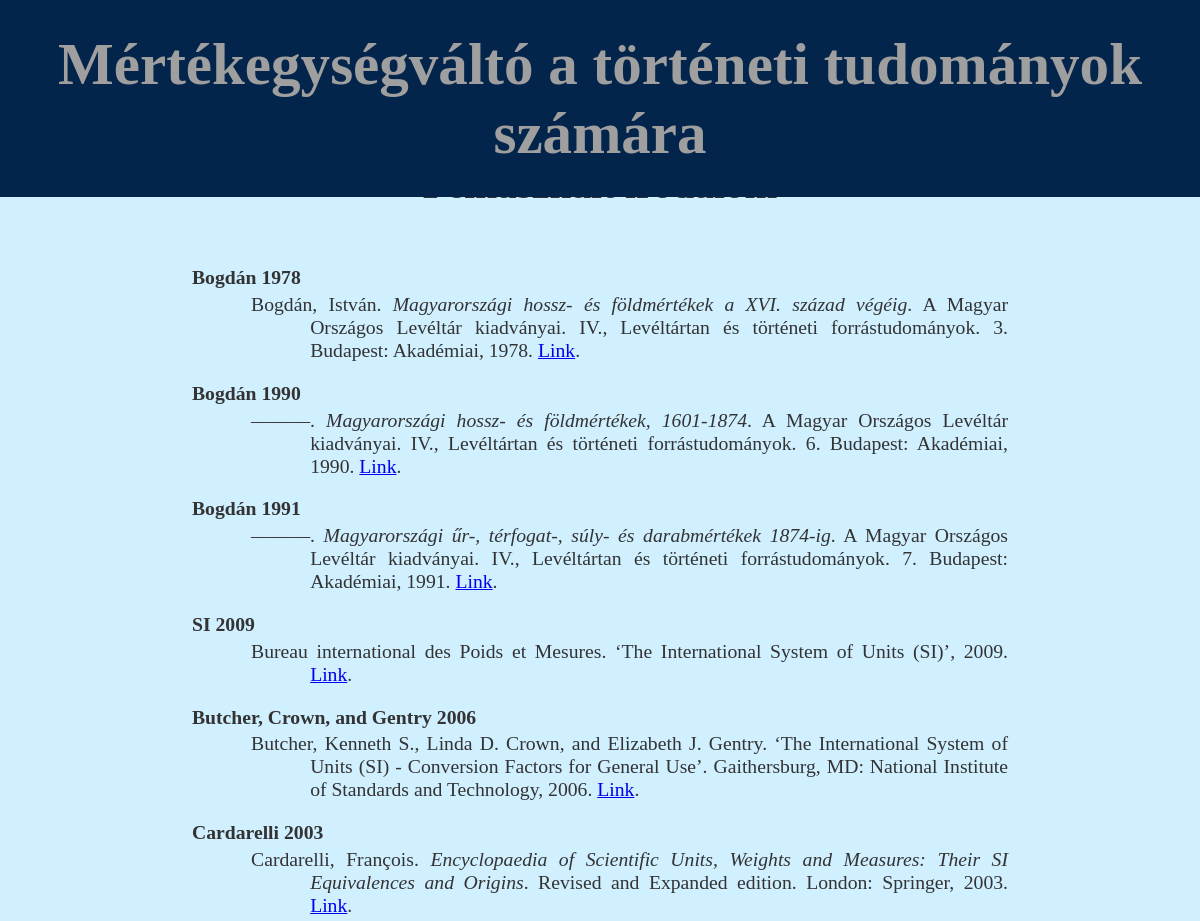
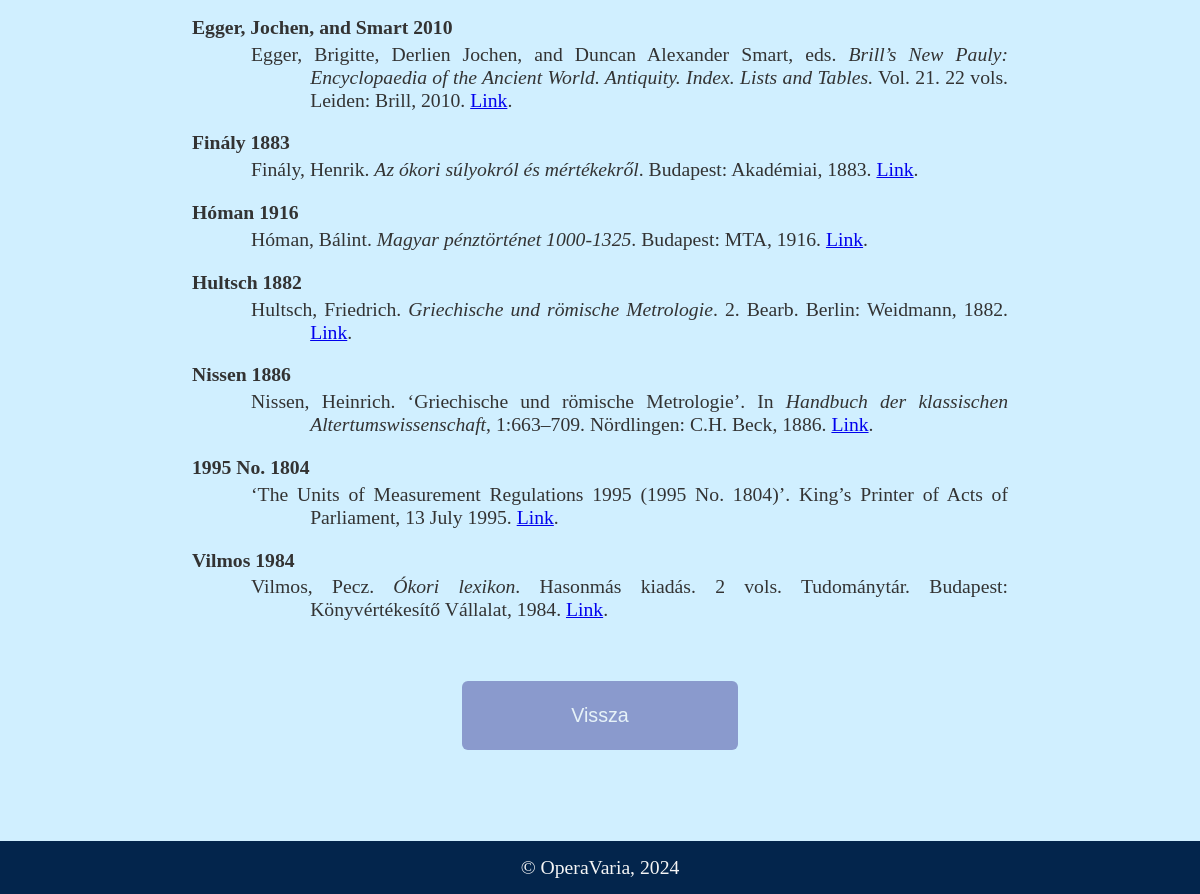
The app's page /about/sources with its own data (2 pictures, top to bottom).
### tables this page shows
CREATE TABLE "source_list" (
	"author_date"	TEXT NOT NULL UNIQUE,
	"bibl_entry"	TEXT NOT NULL,
	"link"	TEXT NOT NULL,
	"html"	TEXT NOT NULL,
	PRIMARY KEY("author_date")
);

### ucw_flask_app.py (the view)
@app.route("/about/sources")
def sources():
    source_dict = source_dict_setup()
    return render_template("sources.html", source_dict=source_dict)

### py_backend/fetch_functions.py (called while the page is built)
def fetch_dict(command, param):
    value_dict = {}
    con = sqlite3.connect("database/unit_database.db")
    cur = con.cursor()
    for key, value in cur.execute(command, param):
        value_dict[key] = value
    con.close()
    return value_dict

### py_backend/setup_functions.py (called while the page is built)
def source_dict_setup():
    command = "SELECT author_date, html FROM source_list"
    param = ()
    source_dict = fetch_dict(command, param)
    return source_dict

### ucw_flask_app.py (called while the page is built)
def get_locale():
    if "locale" in session:
        return session["locale"]
    else:
        return request.accept_languages.best_match(app.config['LANGUAGES'].keys())

### templates/sources.html
{% extends "base.html" %}
{% block body %}
<div class="container horizontal margined">
  <div class="item title">
    <h1>{{ _("Felhasznált irodalom") }}</h1>
  </div>
  <div class="item text">
    <dl>
      {% for author_date, entry in source_dict.items() %}
      <dt>{{author_date}}</dt>
        <dd>{{entry|safe}}</dd>
      {% endfor %}
    </dl>
  </div>
  <div class="item full-wide">
    <button class="normal" onclick="loadPage('/about');">{{ _("Vissza") }}</button>
  </div>
</div>
{% endblock body %}
{% block footer %}
<p class="footer-text">
  &copy; OperaVaria,&#160;<span id="year-location"></span>
</p>
{% endblock footer %}

### templates/base.html (shortened to what this page needs)
<!DOCTYPE html>
<html lang="hu">
  <head>
    <link
      rel="stylesheet"
      href="{{ url_for('static', filename='css/style.css') }}">
  </head>
  <body>
    <header class="header container horizontal">
      <h1 class="header-text anim-link" onclick="loadPage('/');"
        >{{ _("Mértékegységváltó a történeti tudományok számára") }}</h1>
    </header>
    {% block body %}{% endblock body %}
    <footer class="footer container horizontal">
      {% block footer %}{% endblock footer %}
    </footer>
  </body>
</html>

### static/css/style.css (style rules this page uses)
html { color: #333333; font-family: Georgia, serif; font-size: calc(15px + 0.390625vw); text-align: center; }
body { background-attachment: fixed; background-color: #d0efff; background-position: top left; background-repeat: no-repeat; }
* { box-sizing: border-box; margin: 0; padding: 0; }
.header { background-color: #03254c; color: #f5f5f5; overflow: hidden; position: fixed; top: 0; width: 100%; z-index: 1; }
.footer { background-color: #03254c; bottom: 0; color: #f5f5f5; overflow: hidden; position: fixed; width: 100%; z-index: 1; }
.container { align-content: center; align-items: center; display: flex; justify-content: center; }
.horizontal { flex-flow: row wrap; gap: 1vh 1vw; }
.margined { margin-bottom: 16vh; margin-top: 16vh; }
.item { padding: 2vh 1vw; }
.title { flex-basis: 100%; margin: 1.5vw; max-width: 80vw }
.full-wide { flex-basis: 100%; }
.text { max-width: 70vw; text-align: justify; text-decoration: none; }
dt { font-weight: bold; margin-bottom: 0.2em; }
dd { margin-left: 6em; margin-bottom: 1em; text-indent: -3em; }
.header-text { font-size: 3em; padding: 0.5em; }
.footer-text { font-size: 1em; max-width: 80vw; padding: 0.75em; }
button { background-color: #5d63ac; border-radius: 0.3em; border: none; color: #f5f5f5; cursor: pointer; opacity: 0.6; text-align: center; text-decoration: none; transition: 0.4s; }
button.normal { font-size: 1em; height: 3.5em; width: 14em; }
.anim-link { cursor: pointer; transition: 0.4s; }

### records on screen
source_list: author_date "Bogdán 1978", html "Bogdán, István. Magyarországi hossz- és földmértékek a XVI. század végéig . A Magyar Országos Levéltár kiadványai. IV., Levéltártan és történeti forrástudományok. 3. Budapest: Akadémiai, 1978. Link ."
source_list: author_date "Bogdán 1990", html "———. Magyarországi hossz- és földmértékek, 1601-1874 . A Magyar Országos Levéltár kiadványai. IV., Levéltártan és történeti forrástudományok. 6. Budapest: Akadémiai, 1990. Link ."
source_list: author_date "Bogdán 1991", html "———. Magyarországi űr-, térfogat-, súly- és darabmértékek 1874-ig . A Magyar Országos Levéltár kiadványai. IV., Levéltártan és történeti forrástudományok. 7. Budapest: Akadémiai, 1991. Link ."
source_list: author_date "SI 2009", html "Bureau international des Poids et Mesures. ‘The International System of Units (SI)’, 2009. Link ."
source_list: author_date "Butcher, Crown, and Gentry 2006", html "Butcher, Kenneth S., Linda D. Crown, and Elizabeth J. Gentry. ‘The International System of Units (SI) - Conversion Factors for General Use’. Gaithersburg, MD: National Institute of Standards and Technology, 2006. Link ."
source_list: author_date "Cardarelli 2003", html "Cardarelli, François. Encyclopaedia of Scientific Units, Weights and Measures: Their SI Equivalences and Origins . Revised and Expanded edition. London: Springer, 2003. Link ."
source_list: author_date "Egger, Jochen, and Smart 2010", html "Egger, Brigitte, Derlien Jochen, and Duncan Alexander Smart, eds. Brill’s New Pauly: Encyclopaedia of the Ancient World. Antiquity. Index. Lists and Tables. Vol. 21. 22 vols. Leiden: Brill, 2010. Link ."
source_list: author_date "Finály 1883", html "Finály, Henrik. Az ókori súlyokról és mértékekről . Budapest: Akadémiai, 1883. Link ."
source_list: author_date "Hóman 1916", html "Hóman, Bálint. Magyar pénztörténet 1000-1325 . Budapest: MTA, 1916. Link ."
source_list: author_date "Hultsch 1882", html "Hultsch, Friedrich. Griechische und römische Metrologie . 2. Bearb. Berlin: Weidmann, 1882. Link ."
source_list: author_date "Nissen 1886", html "Nissen, Heinrich. ‘Griechische und römische Metrologie’. In Handbuch der klassischen Altertumswissenschaft , 1:663–709. Nördlingen: C.H. Beck, 1886. Link ."
source_list: author_date "1995 No. 1804", html "‘The Units of Measurement Regulations 1995 (1995 No. 1804)’. King’s Printer of Acts of Parliament, 13 July 1995. Link ."
source_list: author_date "Vilmos 1984", html "Vilmos, Pecz. Ókori lexikon . Hasonmás kiadás. 2 vols. Tudománytár. Budapest: Könyvértékesítő Vállalat, 1984. Link ."
